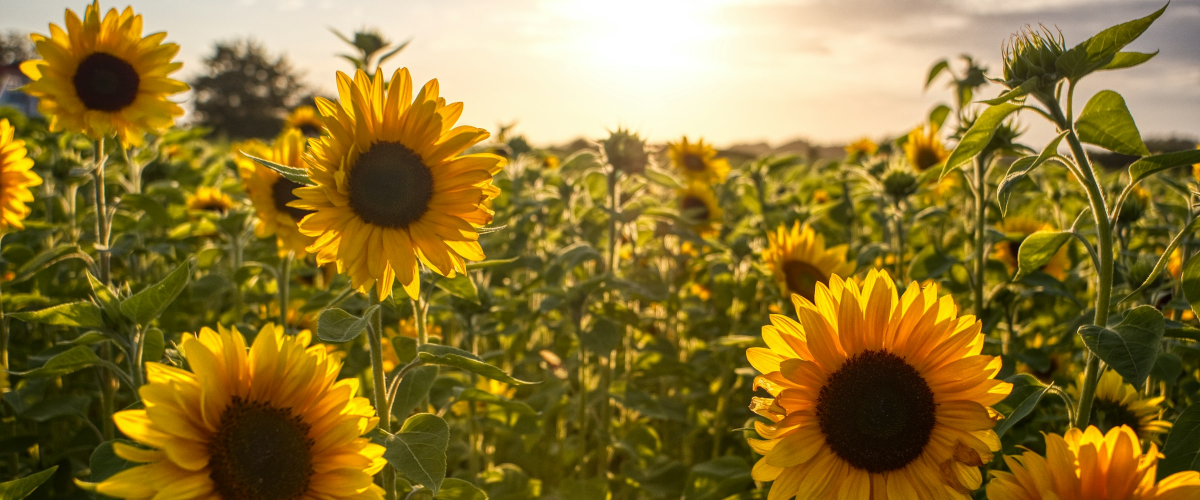
#> input picture 30. UP willdene ABrahams/build/emma-core/assets/img/band-sunflowers.jpg, 2400 x 1000 px, given in place of IMG_9714.png, which was not available (shown at 1/2 size)
$ python prepare_client_photos.py
#> lines starting #> are read from the running program, lines starting #| are printed output that depends on the picture
"""Turn the client's photos (client-assets/2026-09-26) into web copies in emma-core/assets/img.

Run: python build/tools/prepare_client_photos.py
Straightens the tilted horizon, crops each photo to the slot it fills, and rebuilds the favicon
without the transparency checkerboard that is saved into IMG_9719.png.
"""
import os

import numpy as np
from PIL import Image, ImageOps

ROOT = os.path.dirname(os.path.dirname(os.path.dirname(os.path.abspath(__file__))))
SRC = os.path.join(ROOT, 'client-assets', '2026-09-26', 'photos-and-policy')
OUT = os.path.join(ROOT, 'build', 'emma-core', 'assets', 'img')


def load(name):
#> called with name = 'IMG_9714.png'
    return ImageOps.exif_transpose(Image.open(os.path.join(SRC, name)))
#> returned value is the input picture: PIL image 2400x1000 RGB; mean R, G, B 141.6, 117.6, 49.9


def crop_ratio(im, ratio, cx=0.5, cy=0.5):
    """Largest crop with width/height = ratio, centred on (cx, cy) as fractions of the image."""
    w, h = im.size
    if w / h > ratio:
        nw, nh = round(h * ratio), h
    else:
        nw, nh = w, round(w / ratio)
    left = min(max(round(cx * w - nw / 2), 0), w - nw)
    top = min(max(round(cy * h - nh / 2), 0), h - nh)
    return im.crop((left, top, left + nw, top + nh))


def straighten(im, degrees):
    """Rotate, then cut away the empty corners the rotation leaves."""
#> called with degrees = -1.4
    w, h = im.size
#> w = 2400; h = 1000
    rot = im.rotate(degrees, resample=Image.BICUBIC, expand=False)
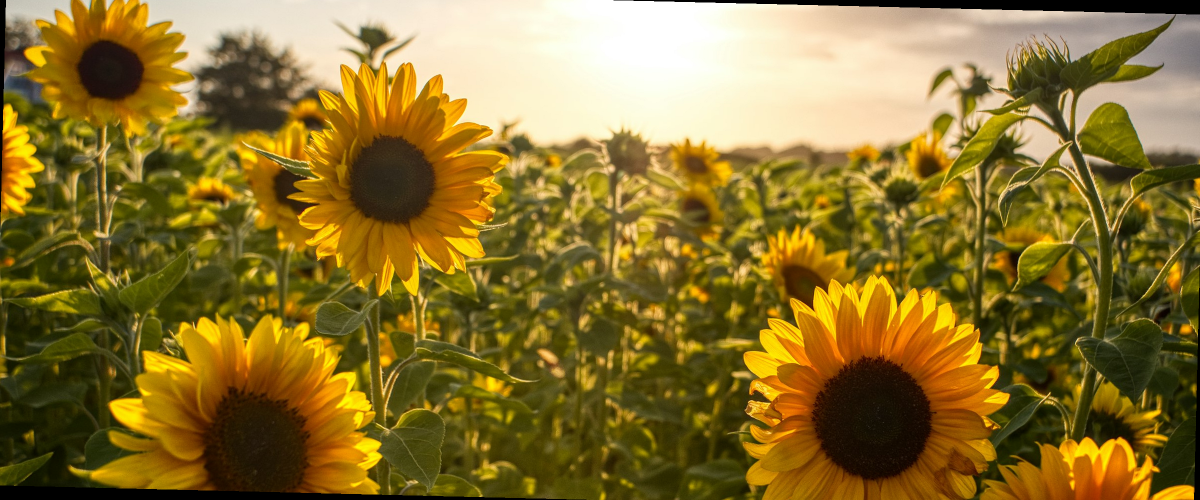
#> rot: PIL image 2400x1000 RGB (shown at 1/2 size); mean R, G, B 138.3, 114.8, 48
    a = abs(np.radians(degrees))
    # Largest axis-aligned rectangle inside the rotated frame (same aspect as the source).
    scale = 1 / (np.cos(a) + max(w / h, h / w) * np.sin(a))
#> scale = 0.945
    nw, nh = int(w * scale), int(h * scale)
#> nw = 2267; nh = 944
    return rot.crop(((w - nw) // 2, (h - nh) // 2, (w + nw) // 2, (h + nh) // 2))
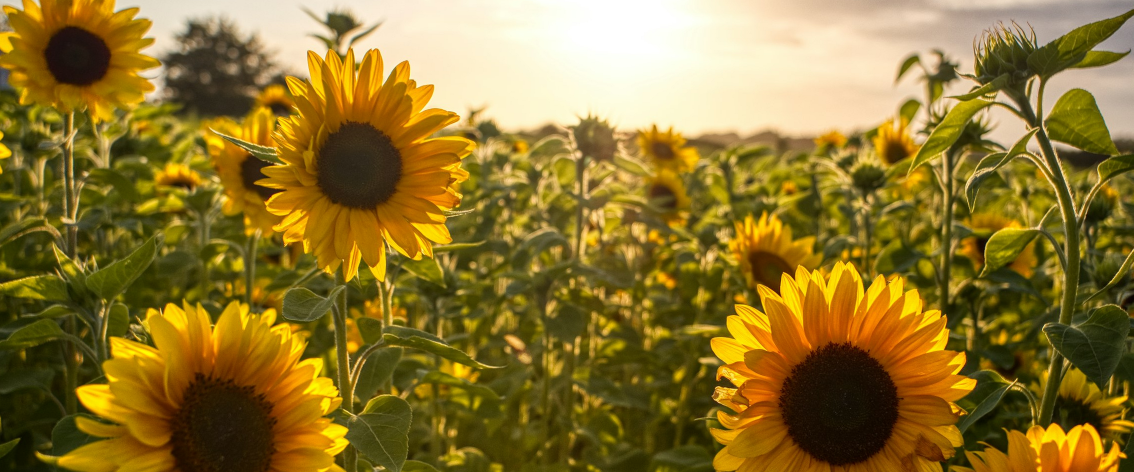
#> returned value: PIL image 2267x944 RGB (shown at 1/2 size); mean R, G, B 141.4, 116.8, 47.3


def save_jpg(im, name, max_w):
#> called with name = 'emma-field-sunset.jpg', max_w = 1600
    im = im.convert('RGB')
    if im.width > max_w:
        im = im.resize((max_w, round(im.height * max_w / im.width)), Image.LANCZOS)
    im.save(os.path.join(OUT, name), quality=82, optimize=True, progressive=True)
    print(name, im.size)
#| emma-field-sunset.jpg (1600, 666)


def favicon():
    """IMG_9719 is an orange sunflower drawn over a grey checkerboard that was saved into the pixels.
    The checkerboard is neutral grey and the flower is strongly coloured, so the colour strength
    (max - min channel) gives a clean alpha, and every pixel gets the pure flower colour."""
    px = np.asarray(load('IMG_9719.png').convert('RGB')).astype(float)
    chroma = px.max(axis=2) - px.min(axis=2)
    solid = chroma > 150
    colour = np.median(px[solid], axis=0)
    full = np.median(chroma[solid])
    alpha = np.clip((chroma - 25) / (full - 25), 0, 1)
    rgba = np.zeros(px.shape[:2] + (4,), dtype=np.uint8)
    rgba[..., :3] = colour.round().astype(np.uint8)
    rgba[..., 3] = (alpha * 255).round().astype(np.uint8)
    icon = Image.fromarray(rgba, 'RGBA')
    icon = icon.crop(icon.getchannel('A').point(lambda v: 255 if v > 40 else 0).getbbox())
    side = round(max(icon.size) * 1.06)
    canvas = Image.new('RGBA', (side, side), (0, 0, 0, 0))
    canvas.paste(icon, ((side - icon.width) // 2, (side - icon.height) // 2))
    canvas.resize((512, 512), Image.LANCZOS).save(os.path.join(OUT, 'emma-favicon.png'), optimize=True)
    print('emma-favicon.png (512, 512), colour #%02X%02X%02X' % tuple(int(c) for c in colour))


def main():
    # Home, wide band: sun over the golden field. Horizon measured at about -1.4 degrees.
    save_jpg(straighten(load('IMG_9714.png'), -1.4), 'emma-field-sunset.jpg', 1600)
    # Home, intro (4:5 slot): sunflower against the sunlit wall; the flower sits left of centre.
    save_jpg(crop_ratio(load('IMG_9716.png'), 4 / 5, cx=0.42), 'emma-sunflower-wall.jpg', 1000)
#> call 2 of load, with name = 'IMG_9716.png'
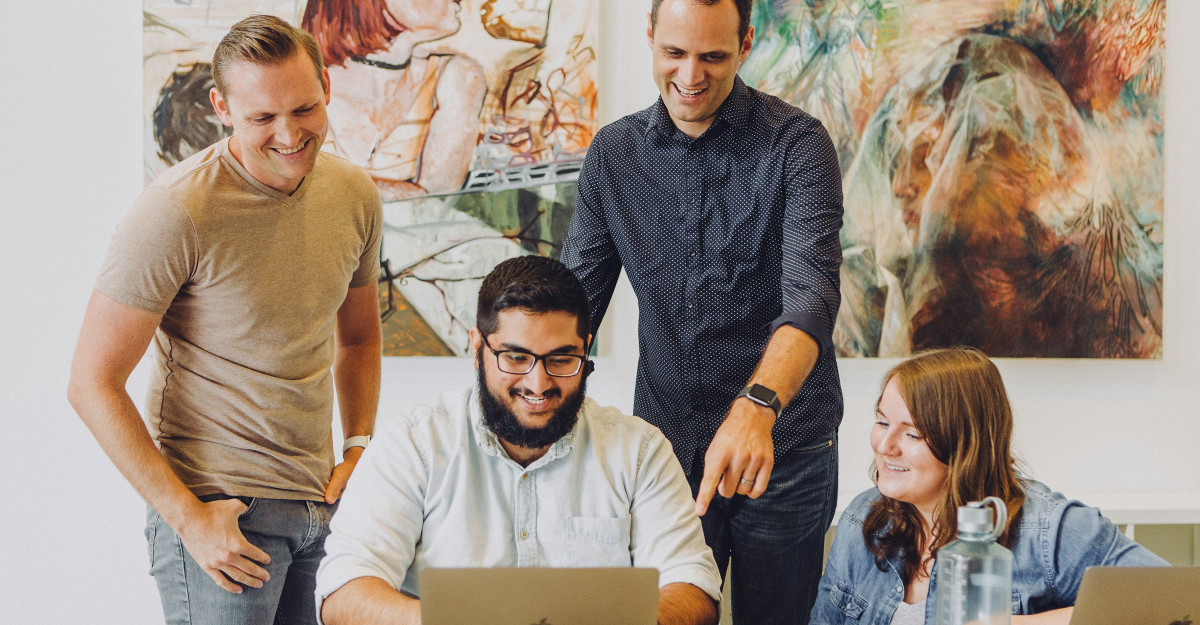
#> input picture 30. UP willdene ABrahams/build/emma-core/assets/img/hero-team.jpg, 2400 x 1250 px, given in place of IMG_9716.png, which was not available (shown at 1/2 size)
#> in load, returned value is the input picture: PIL image 2400x1250 RGB; mean R, G, B 156.9, 141.8, 129.2
#> in crop_ratio, `w, h = im.size`: w = 2400; h = 1250
#> in crop_ratio, `nw, nh = round(h * ratio), h`: nw = 1000; nh = 1250
#> in crop_ratio, `left = min(max(round(cx * w - nw / 2), 0), w - nw)`: left = 508
#> in crop_ratio, `top = min(max(round(cy * h - nh / 2), 0), h - nh)`: top = 0
#> in crop_ratio, `return im.crop((left, top, left + nw, top + nh))`:
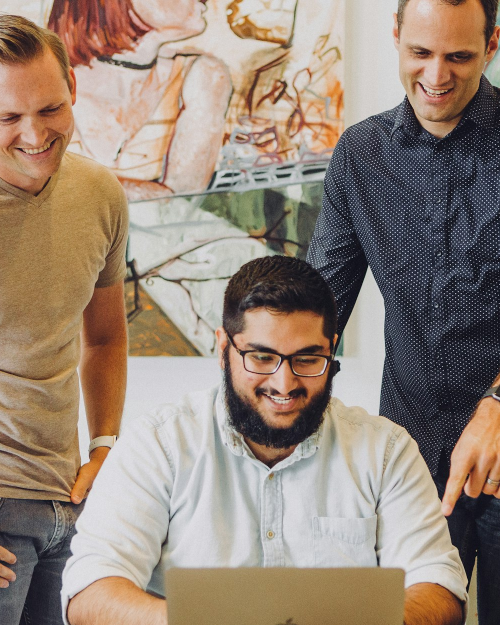
#> returned value: PIL image 1000x1250 RGB (shown at 1/2 size); mean R, G, B 151.6, 134.4, 120.5
#| emma-sunflower-wall.jpg (1000, 1250)
    # Home, intro (16:10 slot): working at the desk by the window.
    save_jpg(crop_ratio(load('IMG_9713.png'), 16 / 10, cy=0.45), 'emma-desk.jpg', 1536)
#> call 2 of crop_ratio, with ratio = 1.6, cx = 0.5, cy = 0.45
#> in crop_ratio (call 2), `nw, nh = round(h * ratio), h`: nw = 2000
#> in crop_ratio (call 2), `left = min(max(round(cx * w - nw / 2), 0), w - nw)`: left = 200
#> in crop_ratio (call 2), `return im.crop((left, top, left + nw, top + nh))`:
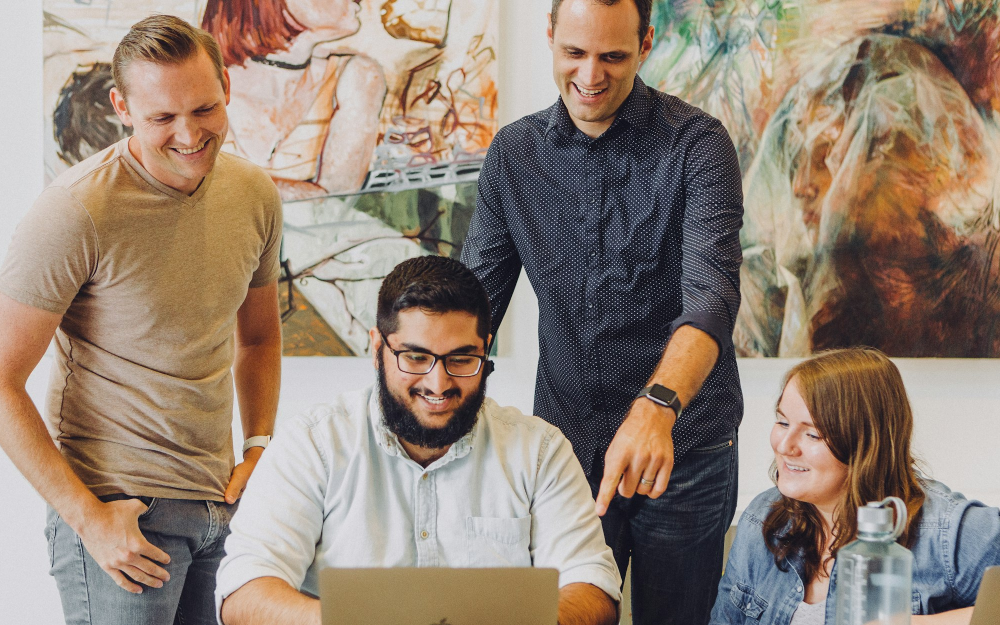
#> returned value: PIL image 2000x1250 RGB (shown at 1/2 size); mean R, G, B 148.4, 131.8, 118.3
#| emma-desk.jpg (1536, 960)
    # Hero + CTA: their own sunflower cut-out (real transparency), trimmed to the flower.
    flower = load('IMG_9715.png')
    flower = flower.crop(flower.getchannel('A').getbbox())
    flower.thumbnail((900, 900), Image.LANCZOS)
    # 256-colour palette with alpha: about 150 KB instead of 780 KB, no visible change on cream.
    flower = flower.convert('RGBA').quantize(colors=256, method=Image.Quantize.FASTOCTREE, dither=Image.Dither.FLOYDSTEINBERG)
    flower.save(os.path.join(OUT, 'emma-sunflower-cutout.png'), optimize=True)
    print('emma-sunflower-cutout.png', flower.size)
    favicon()

    # About, "The people behind Emma": the two of them by the lake (chosen over IMG_9717, see file 06).
    save_jpg(crop_ratio(load('IMG_9707.png'), 16 / 10, cx=0.45), 'emma-eivind-matleena.jpg', 1600)
    # About, "The Story About Emma": calm lake sunset, a wide strip above the story.
    save_jpg(crop_ratio(load('IMG_9708.jpeg'), 21 / 9, cy=0.42), 'emma-lake-sunset.jpg', 2000)
    # About, "How we are organised": sun through the ferns (portrait source, 4:3 crop).
    save_jpg(crop_ratio(load('IMG_9711.jpeg'), 4 / 3, cy=0.42), 'emma-ferns.jpg', 1200)


if __name__ == '__main__':
#> (the run stopped early here; a loop or call above may not have finished)
